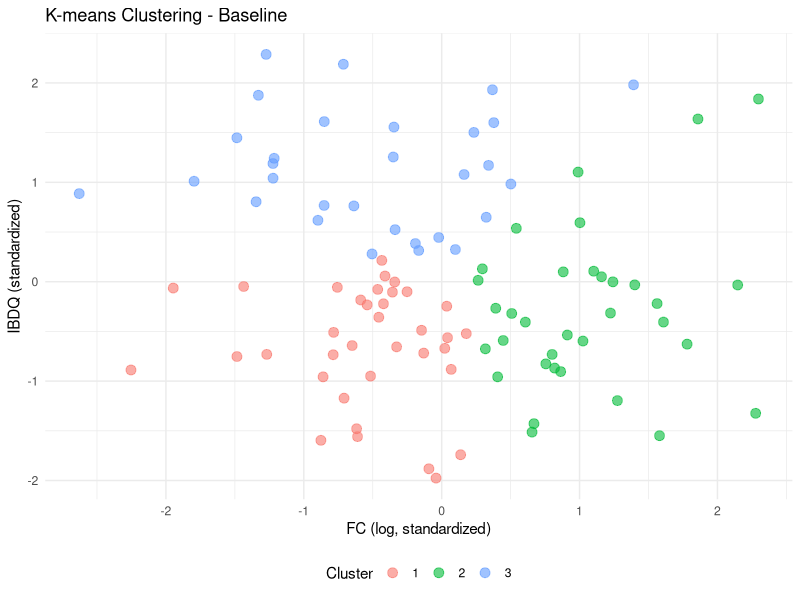
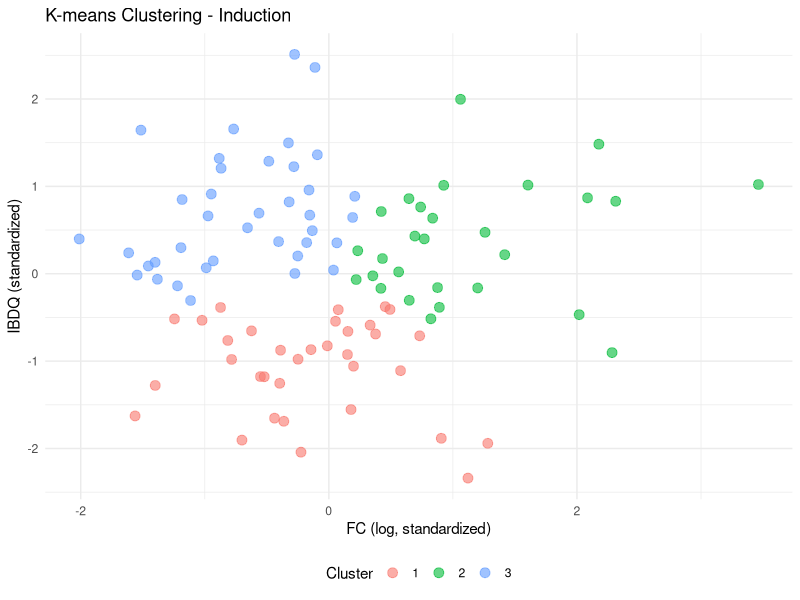

The R source for these figures, in order:
#!/usr/bin/env Rscript
# ============================================================================
# Example Usage of Cluster.R with Custom Data
# ============================================================================
# This script demonstrates how to adapt the Cluster.R script for your own data
# ============================================================================

cat("=== Cluster Analysis Example ===\n\n")
cat("This example shows how to use the clustering analysis scripts.\n\n")

# ============================================================================
# STEP 1: Prepare Your Data
# ============================================================================

cat("STEP 1: Preparing data...\n")

# Your data should have these columns at minimum:
# - ID: Patient identifier
# - FC_base: Fecal calprotectin at baseline
# - FC_induc: Fecal calprotectin at induction  
# - IBDQ_base: IBDQ score at baseline
# - IBDQ_induc: IBDQ score at induction
# - Response: Binary outcome (0/1) - optional
# - Additional baseline characteristics (Age, Sex, etc.) - optional

# Example: Load your data
# Option 1: From RData file
# load("path/to/your/data.RData")
# data_test <- your_data_object

# Option 2: From CSV file
# data_test <- read.csv("path/to/your/data.csv")

# Option 3: Use demo data (for this example)
set.seed(123)
n <- 100

data_test <- data.frame(
  ID = 1:n,
  FC_base = exp(rnorm(n, mean = 5, sd = 1.5)),
  FC_induc = exp(rnorm(n, mean = 4.5, sd = 1.5)),
  IBDQ_base = rnorm(n, mean = 150, sd = 30),
  IBDQ_induc = rnorm(n, mean = 170, sd = 25),
  Age = rnorm(n, mean = 40, sd = 15),
  Sex = sample(c("Male", "Female"), n, replace = TRUE),
  Response = sample(c(0, 1), n, replace = TRUE, prob = c(0.4, 0.6))
)

cat(sprintf("✓ Data loaded: %d patients\n", nrow(data_test)))
cat(sprintf("  Variables: %s\n", paste(names(data_test), collapse = ", ")))

# ============================================================================
# STEP 2: Log Transform and Standardize
# ============================================================================

cat("\nSTEP 2: Log transformation and standardization...\n")

# Log transformation
data_test$FC_base_log <- log(data_test$FC_base)
data_test$FC_induc_log <- log(data_test$FC_induc)

# Standardization function
standardize <- function(x) {
  (x - mean(x, na.rm = TRUE)) / sd(x, na.rm = TRUE)
}

# Standardize
data_test$FC_base_log_std <- standardize(data_test$FC_base_log)
data_test$FC_induc_log_std <- standardize(data_test$FC_induc_log)
data_test$IBDQ_base_std <- standardize(data_test$IBDQ_base)
data_test$IBDQ_induc_std <- standardize(data_test$IBDQ_induc)

cat("✓ Variables transformed and standardized\n")

# ============================================================================
# STEP 3: Prepare Clustering Data
# ============================================================================

cat("\nSTEP 3: Preparing clustering datasets...\n")

cluster_data_base <- data_test[, c("FC_base_log_std", "IBDQ_base_std")]
cluster_data_induc <- data_test[, c("FC_induc_log_std", "IBDQ_induc_std")]

cat("✓ Clustering datasets ready\n")
cat(sprintf("  Base: %d rows, %d columns\n", nrow(cluster_data_base), ncol(cluster_data_base)))
cat(sprintf("  Induc: %d rows, %d columns\n", nrow(cluster_data_induc), ncol(cluster_data_induc)))

# ============================================================================
# STEP 4: Perform K-means Clustering (Example)
# ============================================================================

cat("\nSTEP 4: Performing K-means clustering...\n")

# Determine optimal k using elbow method
wss <- sapply(1:10, function(k) {
  kmeans(cluster_data_base, centers = k, nstart = 25)$tot.withinss
})

# Choose optimal k (you can adjust this based on the elbow plot)
optimal_k <- 3

# Perform clustering
set.seed(123)
kmeans_base <- kmeans(cluster_data_base, centers = optimal_k, nstart = 25)
kmeans_induc <- kmeans(cluster_data_induc, centers = optimal_k, nstart = 25)

# Add results to data
data_test$cluster_base <- kmeans_base$cluster
data_test$cluster_induc <- kmeans_induc$cluster

cat(sprintf("✓ K-means clustering complete (k=%d)\n", optimal_k))
cat(sprintf("  Base clusters: %s\n", paste(table(kmeans_base$cluster), collapse = ", ")))
cat(sprintf("  Induc clusters: %s\n", paste(table(kmeans_induc$cluster), collapse = ", ")))

# ============================================================================
# STEP 5: Analyze Transition Patterns
# ============================================================================

cat("\nSTEP 5: Analyzing transition patterns...\n")

# Create transition table
transition_table <- table(
  Base = data_test$cluster_base,
  Induc = data_test$cluster_induc
)

cat("\nTransition Matrix:\n")
print(transition_table)

# Calculate stable vs changed
stable <- sum(data_test$cluster_base == data_test$cluster_induc)
changed <- sum(data_test$cluster_base != data_test$cluster_induc)

cat(sprintf("\nStability Analysis:\n"))
cat(sprintf("  Stable: %d (%.1f%%)\n", stable, stable/nrow(data_test)*100))
cat(sprintf("  Changed: %d (%.1f%%)\n", changed, changed/nrow(data_test)*100))

# ============================================================================
# STEP 6: Create Pattern Groups
# ============================================================================

cat("\nSTEP 6: Creating pattern-based groups...\n")

data_test$pattern <- paste0(data_test$cluster_base, "→", data_test$cluster_induc)
data_test$stability <- ifelse(
  data_test$cluster_base == data_test$cluster_induc,
  "Stable",
  "Changed"
)

pattern_summary <- table(data_test$pattern)
cat("\nPattern Frequencies:\n")
print(sort(pattern_summary, decreasing = TRUE))

# ============================================================================
# STEP 7: Visualize Results
# ============================================================================

cat("\nSTEP 7: Creating visualizations...\n")

# Create output directory
if(!dir.exists("output")) dir.create("output")

# Load ggplot2
if(require("ggplot2", quietly = TRUE)) {
  
  # Scatter plot for base clustering
  p1 <- ggplot(data_test, aes(x = FC_base_log_std, y = IBDQ_base_std, 
                               color = as.factor(cluster_base))) +
    geom_point(size = 3, alpha = 0.6) +
    labs(title = "K-means Clustering - Baseline",
         x = "FC (log, standardized)",
         y = "IBDQ (standardized)",
         color = "Cluster") +
    theme_minimal() +
    theme(legend.position = "bottom")
  
  ggsave("output/example_scatter_base.png", p1, width = 8, height = 6)
  cat("✓ Saved: output/example_scatter_base.png\n")
  
  # Scatter plot for induc clustering
  p2 <- ggplot(data_test, aes(x = FC_induc_log_std, y = IBDQ_induc_std,
                               color = as.factor(cluster_induc))) +
    geom_point(size = 3, alpha = 0.6) +
    labs(title = "K-means Clustering - Induction",
         x = "FC (log, standardized)",
         y = "IBDQ (standardized)",
         color = "Cluster") +
    theme_minimal() +
    theme(legend.position = "bottom")
  
  ggsave("output/example_scatter_induc.png", p2, width = 8, height = 6)
  cat("✓ Saved: output/example_scatter_induc.png\n")
  
} else {
  cat("Note: ggplot2 not available for visualization\n")
}

# ============================================================================
# STEP 8: Save Results
# ============================================================================

cat("\nSTEP 8: Saving results...\n")

# Save data with cluster assignments
write.csv(data_test, "output/example_data_with_clusters.csv", row.names = FALSE)
cat("✓ Saved: output/example_data_with_clusters.csv\n")

# Save transition summary
write.csv(as.data.frame(transition_table), 
          "output/example_transition_matrix.csv", 
          row.names = FALSE)
cat("✓ Saved: output/example_transition_matrix.csv\n")

# ============================================================================
# NEXT STEPS
# ============================================================================

cat("\n=== NEXT STEPS ===\n")
cat("1. Use create_alluvial.R to create transition flow diagrams\n")
cat("2. Run the full Cluster.R script for all clustering methods\n")
cat("3. Perform baseline characteristics comparison\n")
cat("4. Conduct logistic regression analysis\n")
cat("\nFor alluvial diagram, run:\n")
cat("  Rscript create_alluvial.R\n")
cat("\nFor complete analysis with all methods, run:\n")
cat("  Rscript Cluster.R\n")
cat("\n=== Analysis Complete ===\n")
